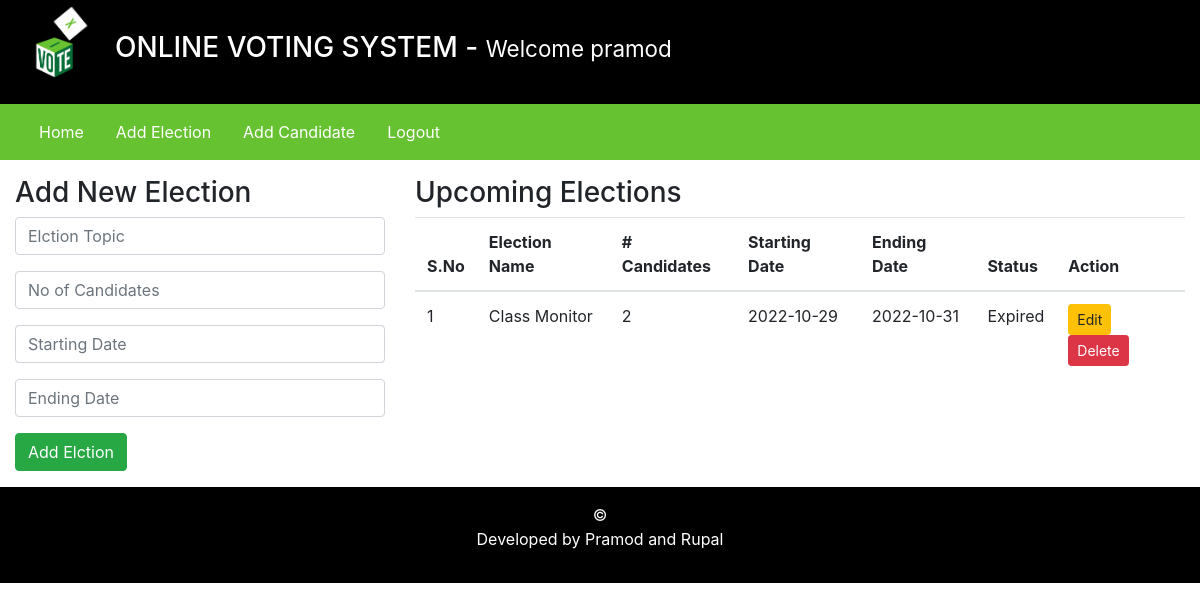
The app's page /admin/index.php?addElectionPage=1 (signed in) with its own data.
### tables this page shows
CREATE TABLE `elections` (
  `id` int(11) NOT NULL,
  `election_topic` varchar(255) DEFAULT NULL,
  `no_of_candidates` int(11) DEFAULT NULL,
  `starting_date` date DEFAULT NULL,
  `ending_date` date DEFAULT NULL,
  `status` varchar(45) DEFAULT NULL,
  `inserted_by` varchar(255) DEFAULT NULL,
  `inserted_on` date DEFAULT NULL
);

### admin/inc/add_elections.php (the view, shortened to what this page needs)
<div class="row my-3">
    <div class="col-4">
        <h3>Add New Election</h3>
        <form method="POST">
            <div class="form-group">
                <input type="text" name="election_topic" placeholder="Elction Topic" class="form-control" required />
            </div>
            <div class="form-group">
                <input type="number" name="number_of_candidates" placeholder="No of Candidates" class="form-control" required />
            </div>
            <div class="form-group">
                <input type="text" onfocus="this.type='Date'" name="starting_date" placeholder="Starting Date" class="form-control" required />
            </div>
            <div class="form-group">
                <input type="text" onfocus="this.type='Date'" name="ending_date" placeholder="Ending Date" class="form-control" required />
            </div>
            <input type="submit" value="Add Elction" name="addElectionBtn" class="btn btn-success" />
        </form>
    </div>
    <div class="col-8">
        <h3>Upcoming Elections</h3>
        <table class="table">
            <thead>
                <tr>
                    <th scope="col">S.No</th>
                    <th scope="col">Election Name</th>
                    <th scope="col"># Candidates</th>
                    <th scope="col">Starting Date</th>
                    <th scope="col">Ending Date</th>
                    <th scope="col">Status </th>
                    <th scope="col">Action </th>
                </tr>
            </thead>
            <tbody>
                <?php
                    $fetchingData = mysqli_query($db, "SELECT * FROM elections") or die(mysqli_error($db));
                    $isAnyElectionAdded = mysqli_num_rows($fetchingData);
                    if($isAnyElectionAdded > 0)
                    {
                        $sno = 1;
                        while($row = mysqli_fetch_assoc($fetchingData))
                        {
                            $election_id = $row['id'];
                ?>
                            <tr>
                                <td><?php echo $sno++; ?></td>
                                <td><?php echo $row['election_topic']; ?></td>
                                <td><?php echo $row['no_of_candidates']; ?></td>
                                <td><?php echo $row['starting_date']; ?></td>
                                <td><?php echo $row['ending_date']; ?></td>
                                <td><?php echo $row['status']; ?></td>
                                <td>
                                    <a href="#" class="btn btn-sm btn-warning"> Edit </a>
                                    <button class="btn btn-sm btn-danger" onclick="DeleteData(<?php echo $election_id; ?>)"> Delete </button>
                                </td>
                            </tr>
                <?php
                        }
                    }else {
            ?>
                        <tr>
                            <td colspan="7"> No any election is added yet. </td>
                        </tr>
            <?php
                    }
                ?>
            </tbody>
        </table>
    </div>
</div>

### records on screen
elections: election_topic "Class Monitor", no_of_candidates "2", starting_date "2022-10-29", ending_date "2022-10-31", status "Expired"

### other values on screen
$_SESSION['username'] "pramod"
